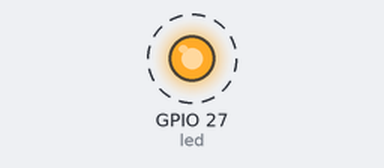
Bench run of a program on a simulated Raspberry Pi (BCM pin numbers). Parts: output pins drawn as LEDs (lit = HIGH). Dashed ring = blinking.

Above: at 0.5 s.
Timing chart, 0 to 4.6 s (numbered marks = the images above):
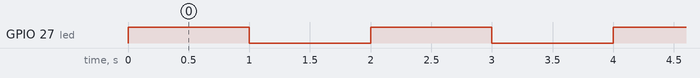

Measured:
- by itself, GPIO 27 (led): alternates HIGH for 1.0 s and LOW for 1.0 s

The program:

1-_LED_-_Raspberry_Pi.py
```python
'''
IoT Bootcamp
Trainer: Eng. Meqdad A. Darwish
Phase 2 - Part 3: Working with Sensors and Actuators on Raspberry Pi
Code Sample: Interfacing LED with Raspberry Pi
'''
from gpiozero import LED
from time import sleep

led = LED(27)  # GPIO27

# LED Blinking
while True:
    led.on()
    sleep(1)
    led.off()
    sleep(1)
    # Or you can use blink()
    # led.blink()
```
